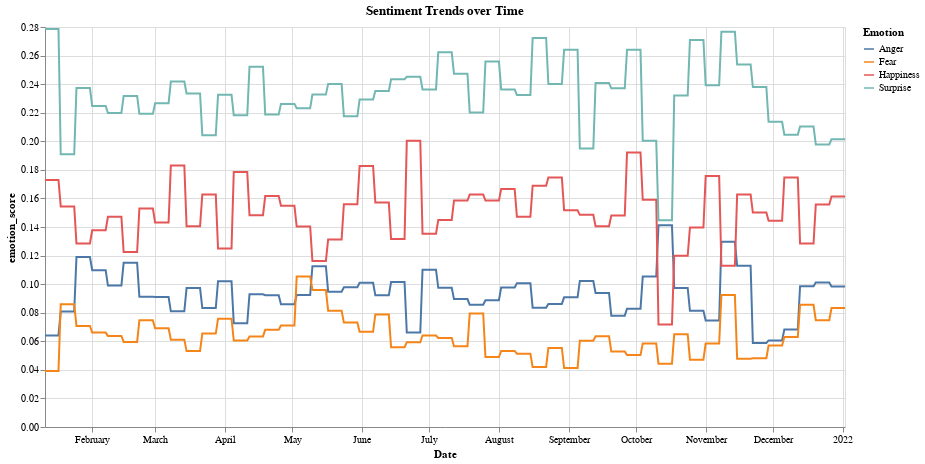

Source (notebook cell):
### Code cell
# chart with select Sentiment Scores
chart_TDM_GME_sentiment = alt.Chart(data_melt_select).mark_line().encode(
    x=alt.X('Date:T'),
    y='emotion_score:Q',
    color='Emotion:N',
    tooltip=['Date:T', 'Emotion:N','emotion_score:Q']
).properties(
    width=800,
    height=400,
    title="Sentiment Trends over Time"
).interactive()
chart_TDM_GME_sentiment

### Figure 1 — Vega-Lite specification as saved in the notebook (floating-point values rounded to 4 significant figures; data arrays with more than 128 entries replaced by an {"elided": "..."} marker saying what was removed)
{"config": {"view": {"continuousWidth": 300, "continuousHeight": 300}}, "data": {"name": "data-18c6221e52908538058bb25d89e5ea3a"}, "mark": {"type": "line"}, "encoding": {"color": {"field": "Emotion", "type": "nominal"}, "tooltip": [{"field": "Date", "type": "temporal"}, {"field": "Emotion", "type": "nominal"}, {"field": "emotion_score", "type": "quantitative"}], "x": {"field": "Date", "type": "temporal"}, "y": {"field": "emotion_score", "type": "quantitative"}}, "height": 400, "params": [{"name": "param_6", "select": {"type": "interval", "encodings": ["x", "y"]}, "bind": "scales"}], "title": "Sentiment Trends over Time", "width": 800, "$schema": "https://vega.github.io/schema/vega-lite/v5.14.1.json", "datasets": {"data-18c6221e52908538058bb25d89e5ea3a": {"elided": "1428 records"}}}
